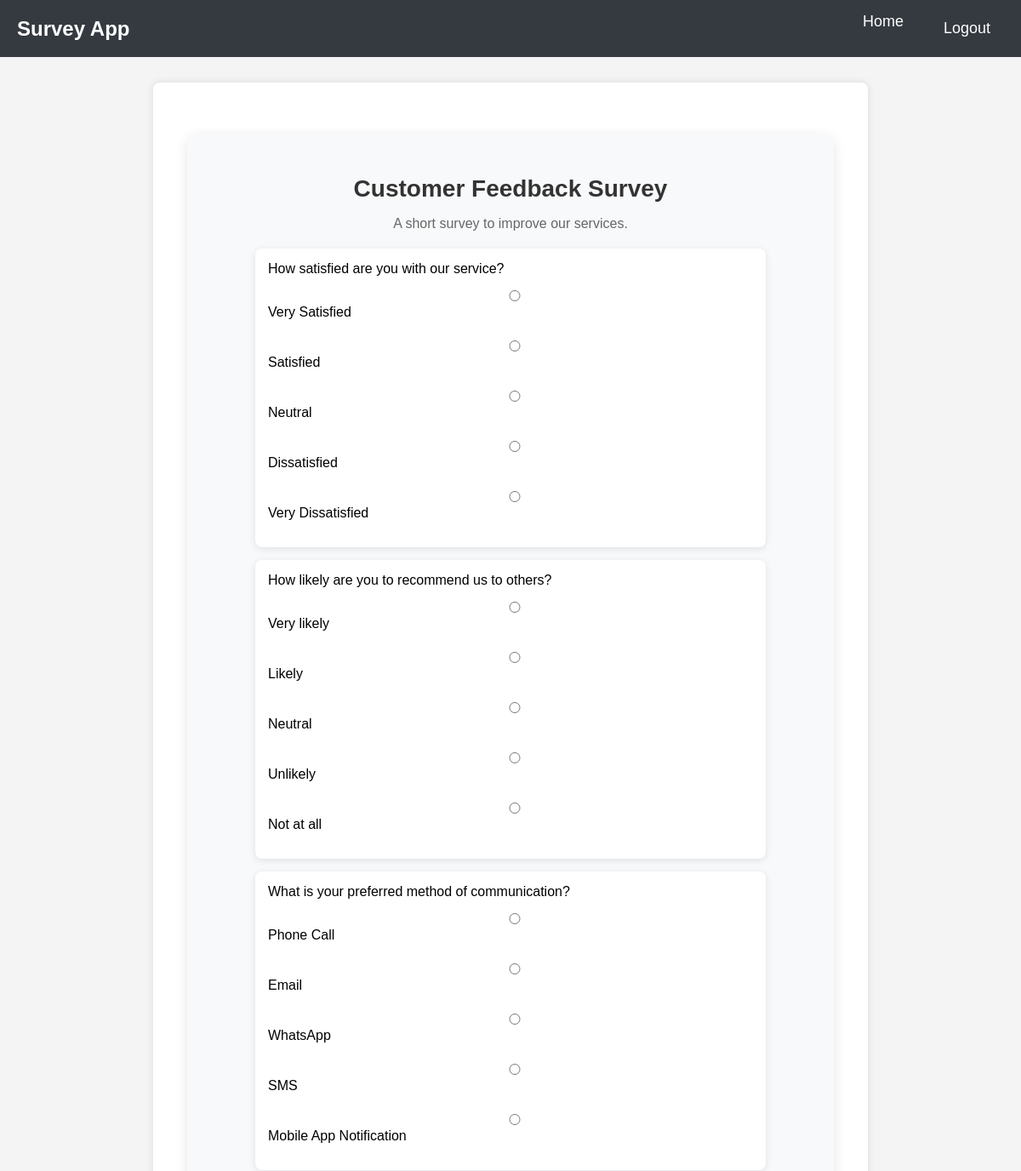
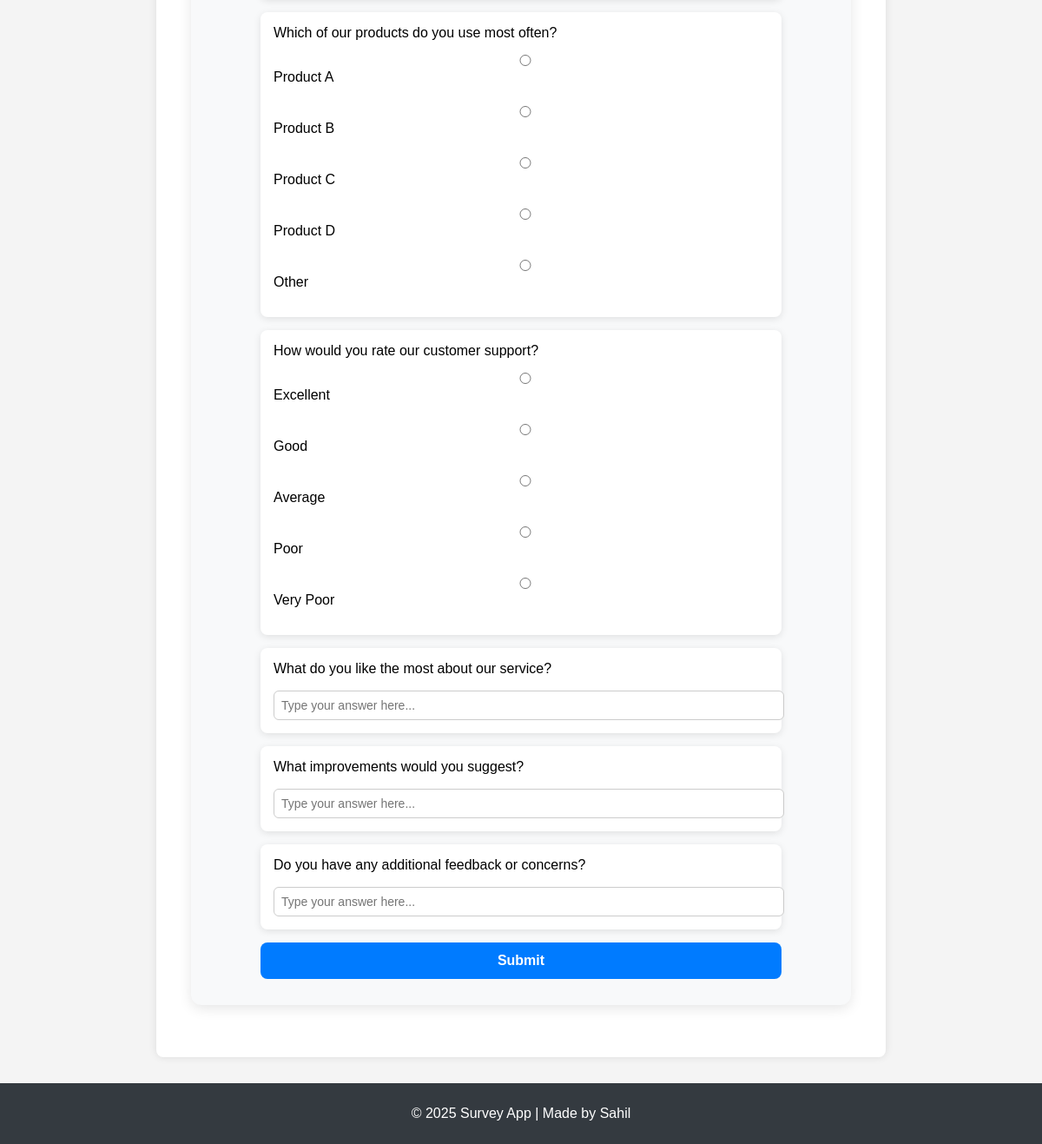
Page /survey/1/ (signed in) on the committed database (2 pictures, top to bottom).
### survey/models.py (models this page shows, shortened)
class Survey(models.Model):
    title = models.CharField(max_length=200)
    description = models.TextField()
    created_at = models.DateTimeField(auto_now_add=True)

class Question(models.Model):
    survey = models.ForeignKey(Survey, related_name='questions', on_delete=models.CASCADE)
    text = models.CharField(max_length=200)
    question_type = models.CharField(max_length=200)

class Choice(models.Model):
    question = models.ForeignKey(Question, related_name='choices', on_delete=models.CASCADE)
    text = models.CharField(max_length=200)

### survey/views.py (the view, shortened to what this page needs)
# urls.py: path('survey/<int:survey_id>/', views.survey_detail, name='survey_detail'),
@login_required
def survey_detail(request, survey_id):
    survey = Survey.objects.get(id=survey_id)
    questions = survey.questions.all()  # Ensure questions are fetched
    return render(request, 'survey_detail.html', {'survey': survey, 'questions': questions})

### survey/templates/survey_detail.html (shortened to what this page needs)
{% extends "base.html" %}
{% block content %}
{% load static %}
<div class="survey-container">
    <h1 class="survey-title">{{ survey.title }}</h1>
    <p class="survey-description">{{ survey.description }}</p>
    {% if questions %}
    <form method="post" class="survey-form">
        {% for question in questions %}
            <div class="question-container">
                <label class="question-label">{{ question.text }}</label>
                {% if question.question_type == "choice" %}
                    {% for choice in question.choices.all %}
                        <div class="choice-container">
                            <input type="radio" name="question_{{ question.id }}" value="{{ choice.id }}" id="choice_{{ choice.id }}">
                            <label for="choice_{{ choice.id }}">{{ choice.text }}</label>
                        </div>
                    {% endfor %}
                {% else %}
                    <input type="text" name="question_{{ question.id }}" class="text-input" placeholder="Type your answer here...">
                {% endif %}
            </div>
        {% endfor %}
        <button type="submit" class="submit-btn">Submit</button>
    </form>
    {% else %}
        <p class="no-questions">No questions available for this survey.</p>
    {% endif %}
</div>
{% endblock %}

### survey/templates/base.html (shortened to what this page needs)
{% load static %}
<!DOCTYPE html>
<html lang="en">
<head>
    <link rel="stylesheet" href="{% static 'css/styles.css' %}">
</head>
<body>
    <header>
        <h1>Survey App</h1>
        <nav>
            <a href="{% url 'home' %}">Home</a>
            {% if user.is_authenticated %}
                <form method="post" action="{% url 'logout' %}" style="display:inline;">
                    <button type="submit">Logout</button>
                </form>
            {% else %}
                <a href="{% url 'login' %}">Login</a>
                <a href="{% url 'signup' %}">Signup</a>
            {% endif %}
        </nav>
    </header>
    <main>
        {% block content %}
        {% endblock %}
    </main>
    <footer>
        <p>&copy; 2025 Survey App | Made by Sahil</p>
    </footer>
</body>
</html>

### survey/static/css/styles.css (style rules this page uses)
body { font-family: Arial, sans-serif; margin: 0; padding: 0; background-color: #f4f4f4; }
header { background-color: #333; color: #fff; padding: 1rem; text-align: center; }
nav a { color: #fff; margin: 0 1rem; text-decoration: none; }
main { padding: 2rem; }
form { max-width: 600px; margin: 0 auto; }
form div { margin-bottom: 1rem; }
label { display: block; margin-bottom: 0.5rem; }
input[type="text"], input[type="radio"] { width: 100%; padding: 0.5rem; margin-top: 0.5rem; }
button { background-color: #333; color: #fff; padding: 0.5rem 1rem; border: none; cursor: pointer; }

### survey/templates/base.html (style rules this page uses)
body { font-family: Arial, sans-serif; margin: 0; padding: 0; background-color: #f4f4f4; }
header { background-color: #343a40; color: white; padding: 15px 20px; display: flex; justify-content: space-between; align-items: center; }
header h1 { margin: 0; font-size: 24px; }
nav { display: flex; gap: 15px; }
nav a, nav button { color: white; text-decoration: none; font-size: 18px; background: none; border: none; cursor: pointer; transition: 0.3s; }
main { max-width: 800px; margin: 30px auto; padding: 20px; background: white; border-radius: 8px; box-shadow: 0px 0px 10px rgba(0, 0, 0, 0.1); }
footer { text-align: center; background-color: #343a40; color: white; padding: 10px; margin-top: 20px; }

### survey/templates/survey_detail.html (style rules this page uses)
.survey-container { max-width: 700px; margin: 40px auto; padding: 30px; background: #f8f9fa; border-radius: 12px; box-shadow: 0px 4px 15px rgba(0, 0, 0, 0.1); text-align: center; }
.survey-title { font-size: 28px; color: #333; margin-bottom: 10px; }
.survey-description { font-size: 16px; color: #666; margin-bottom: 20px; }
.survey-form { text-align: left; }
.question-container { background: #fff; padding: 15px; margin-bottom: 15px; border-radius: 8px; box-shadow: 0px 2px 8px rgba(0, 0, 0, 0.1); }
.text-input { width: 100%; padding: 8px; border: 1px solid #ccc; border-radius: 6px; font-size: 14px; }
.submit-btn { display: block; width: 100%; padding: 12px; background: #007bff; color: #fff; font-size: 16px; font-weight: bold; border: none; border-radius: 8px; cursor: pointer; transition: background 0.3s ease, transform 0.2s ease; }

### rows in the picture
Survey: title "Customer Feedback Survey", description "A short survey to improve our services."
Question: text "How satisfied are you with our service?"
Choice: text "Very Satisfied"
Choice: text "Satisfied"
Choice: text "Neutral"
Choice: text "Dissatisfied"
Choice: text "Very Dissatisfied"
Question: text "How likely are you to recommend us to others?"
Choice: text "Very likely"
Choice: text "Likely"
Choice: text "Neutral"
Choice: text "Unlikely"
Choice: text "Not at all"
Question: text "What is your preferred method of communication?"
Choice: text "Phone Call"
Choice: text "Email"
Choice: text "WhatsApp"
Choice: text "SMS"
Choice: text "Mobile App Notification"
Question: text "Which of our products do you use most often?"
Choice: text "Product A"
Choice: text "Product B"
Choice: text "Product C"
Choice: text "Product D"
Choice: text "Other"
Question: text "How would you rate our customer support?"
Choice: text "Excellent"
Choice: text "Good"
Choice: text "Average"
Choice: text "Poor"
Choice: text "Very Poor"
Question: text "What do you like the most about our service?"
Question: text "What improvements would you suggest?"
Question: text "Do you have any additional feedback or concerns?"
